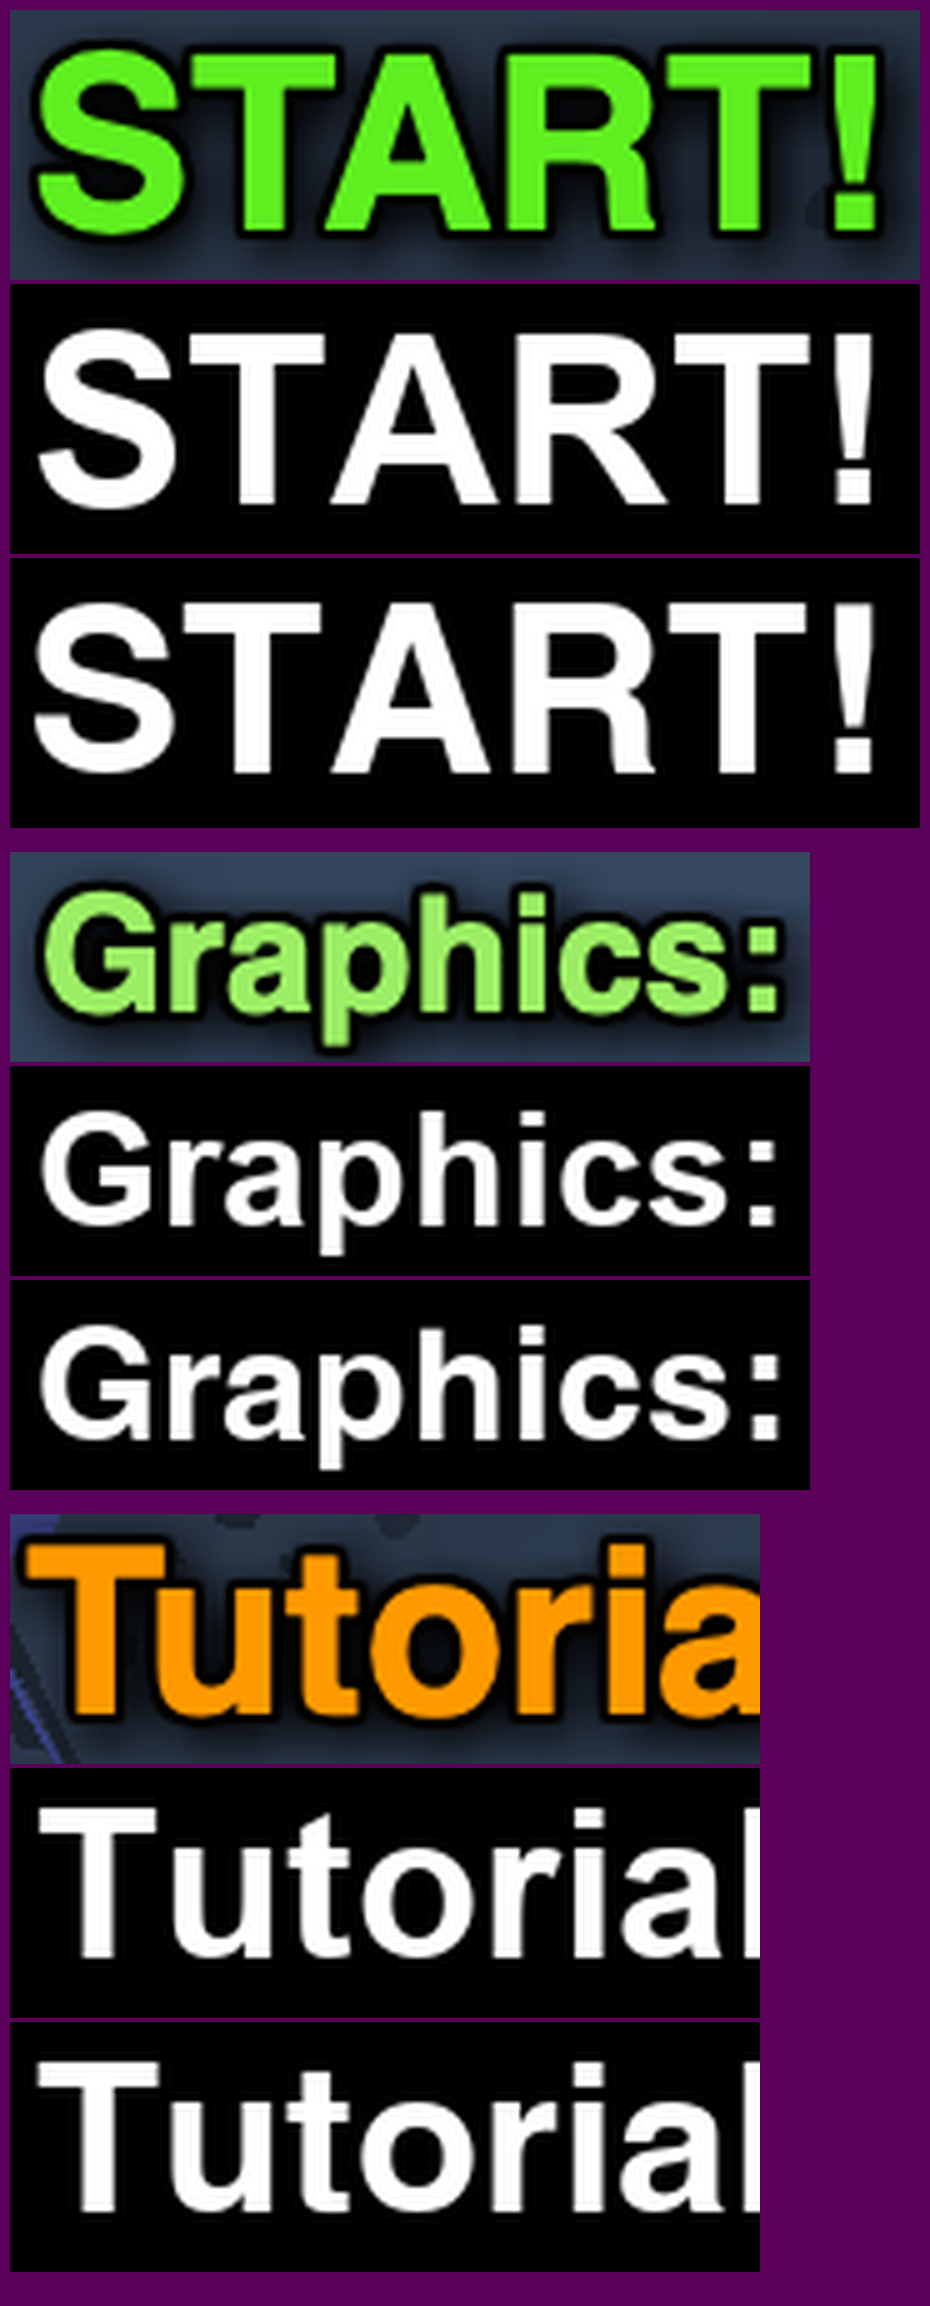

Source code (Python):
#!/usr/bin/env -S uv run --script
# /// script
# requires-python = ">=3.14"
# dependencies = ["pillow", "numpy"]
# ///
from pathlib import Path

import numpy as np
from PIL import Image, ImageDraw, ImageFont

WORKTREE = Path("/Users/sweetjp/Documents/godot/urchin/.claude/worktrees/gracious-chaplygin-3ca51d")
OUT = Path(__file__).parent
CAPTURE = WORKTREE / "references/2026_07_18_flashpoint/8_start_screen_options_Screenshot 2026-07-18 at 18.13.14.png"
ARIAL_BOLD = ("/System/Library/Fonts/Supplemental/Arial Bold.ttf", 0)
HELVETICA_BOLD = ("/System/Library/Fonts/Helvetica.ttc", 1)
ZOOM = 5
CROPS = [
    ("START!", "60ef21", (668, 818, 850, 872)),
    ("Graphics:", "9be86c", (450, 480, 610, 522)),
    ("Tutorial", "ff9900", (292, 212, 442, 262)),
]


def coverage(pixels: np.ndarray, color: np.ndarray) -> np.ndarray:
    background = np.median(pixels.reshape(-1, 3), axis=0)
    axis = color - background
    return np.clip(((pixels - background) * axis).sum(axis=2) / (axis * axis).sum(), 0, 1)


def ink_box(mask: np.ndarray) -> tuple[int, int, int, int]:
    columns = np.flatnonzero((mask > 0.5).any(axis=0))
    rows = np.flatnonzero((mask > 0.5).any(axis=1))
    return int(columns[0]), int(rows[0]), int(columns[-1]) + 1, int(rows[-1]) + 1


def draw(face: tuple[str, int], text: str, size: float, canvas: tuple[int, int], origin: tuple[float, float]) -> np.ndarray:
    image = Image.new("L", canvas, 0)
    font = ImageFont.truetype(face[0], size, index=face[1])
    ImageDraw.Draw(image).text(origin, text, font=font, fill=255)
    return np.asarray(image, dtype=float) / 255


def best_fit(face: tuple[str, int], text: str, target: np.ndarray, width: int) -> tuple[float, np.ndarray]:
    height, canvas_width = target.shape
    base = ImageFont.truetype(face[0], 100, index=face[1])
    left, top, right, _ = base.getbbox(text)
    guess = 100 * width / (right - left)
    best = (-2.0, np.zeros_like(target))
    for size in np.arange(guess * 0.96, guess * 1.04, 0.1):
        font = ImageFont.truetype(face[0], float(size), index=face[1])
        bx0, by0, _, _ = font.getbbox(text)
        ix0, iy0, _, _ = ink_box(target)
        for dx in range(-3, 4):
            for dy in range(-3, 4):
                rendered = draw(face, text, float(size), (canvas_width, height), (ix0 - bx0 + dx, iy0 - by0 + dy))
                score = float(np.corrcoef(rendered.ravel(), target.ravel())[0, 1])
                if score > best[0]:
                    best = (score, rendered)
    return best


def main() -> None:
    capture = np.asarray(Image.open(CAPTURE).convert("RGB"), dtype=float)
    print("capture", capture.shape[1], "x", capture.shape[0])
    rows: list[Image.Image] = []
    for text, hex_color, (x0, y0, x1, y1) in CROPS:
        pixels = capture[y0:y1, x0:x1]
        color = np.array([int(hex_color[i : i + 2], 16) for i in (0, 2, 4)], dtype=float)
        target = coverage(pixels, color)
        box = ink_box(target)
        width = box[2] - box[0]
        arial_score, arial = best_fit(ARIAL_BOLD, text, target, width)
        helvetica_score, helvetica = best_fit(HELVETICA_BOLD, text, target, width)
        print(f"{text:10s} correlation with capture: Arial Bold {arial_score:.4f}, Helvetica Bold {helvetica_score:.4f}")
        h, w = target.shape
        for layer in (pixels.astype("uint8"), np.dstack([arial * 255] * 3).astype("uint8"), np.dstack([helvetica * 255] * 3).astype("uint8")):
            rows.append(Image.fromarray(layer).resize((w * ZOOM, h * ZOOM), Image.Resampling.LANCZOS))
    sheet = Image.new("RGB", (max(r.width for r in rows) + 20, sum(r.height + 4 for r in rows) + 80), (90, 0, 90))
    y = 10
    for i, row in enumerate(rows):
        sheet.paste(row, (10, y))
        y += row.height + (24 if i % 3 == 2 else 4)
    sheet.save(OUT / "tell.png")


main()
